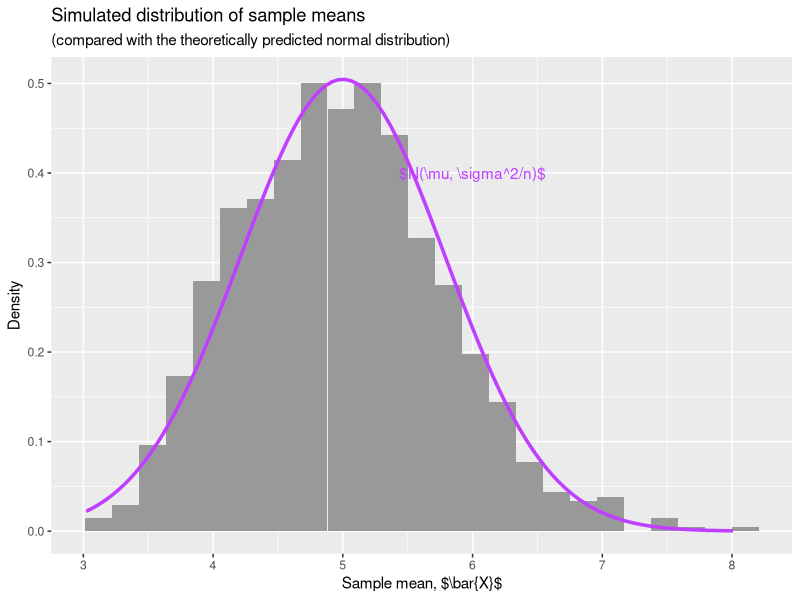

This figure's R source:
## ---- chunk 1
## Set default knitr chunk options
knitr::opts_chunk$set(dev = 'tikz',
                      echo = FALSE,
                      fig.height = 3)

## ---- chunk 2
## Load necessary libraries
library(purrr)
library(ggplot2)

## ---- chunk 3
## Set seed for reproducible results
set.seed(15)

## Set parameters
lambda <- 0.2 
n_draw <- 40
n_sim <- 1000

## Simulate draws and calculate sample means and variances
x <- replicate(n_sim, rexp(n_draw, lambda), simplify = FALSE)
sample_means <- map_dbl(x, mean)
s2 <- map_dbl(x, var)

## ---- chunk 4
## Calculate theoretical mean
mu <- 1/lambda

## Calculate mean of sample means
xbar <- mean(sample_means)

## Print results
print(paste0("Theoretical mean: ", mu))
print(paste0("Empirical mean: ", round(xbar,3)))

## ---- chunk 5
## Calculate relative difference
rel_diff <- (xbar-mu)/mu

## Print results
print(paste0("Relative difference: ", round(rel_diff, 5)))

## ---- chunk 6
## Calculate theoretical variance
sigma2 <- 1/(n_draw*lambda^2)

## Calculate variance of sample means
s2 <- var(sample_means)

## Print results
print(paste0("Theoretical variance: ", sigma2))
print(paste0("Empirical variance: ", round(s2,3)))

## ---- chunk 7
## Calculate relative difference
rel_diff <- (s2-sigma2)/sigma2

## Print results
print(paste0("Relative difference: ", round(rel_diff, 5)))

## ---- chunk 8
## Convert sample mean data to a data frame
data <- data.frame(sample_means = sample_means)

## Set histogram parameters
n_bins <- 25
fill <- "grey60"

## Plot histogram of sample means with CLT predicted
## normal distribution overtop
subtitle <- "(compared with the theoretically predicted normal distribution)"
p <- ggplot(data = data,
            mapping = aes(x = sample_means)) +
  geom_histogram(aes(y=..density..),
                 bins = n_bins,
                 fill = fill) + 
  labs(x = "Sample mean, $\\bar{X}$",
       y = "Density",
       title = "Simulated distribution of sample means",
       subtitle = subtitle) +
  stat_function(fun = dnorm,
                args = list(mean = mu, sd = sqrt(sigma2)),
                colour = "darkorchid1",
                size = 1.2) +
  annotate("text", x = 6, y = 0.4,
           label = "$N(\\mu, \\sigma^2/n)$",
           colour = "darkorchid1")
  
print(p)

## ---- chunk 9
sessionInfo()  
